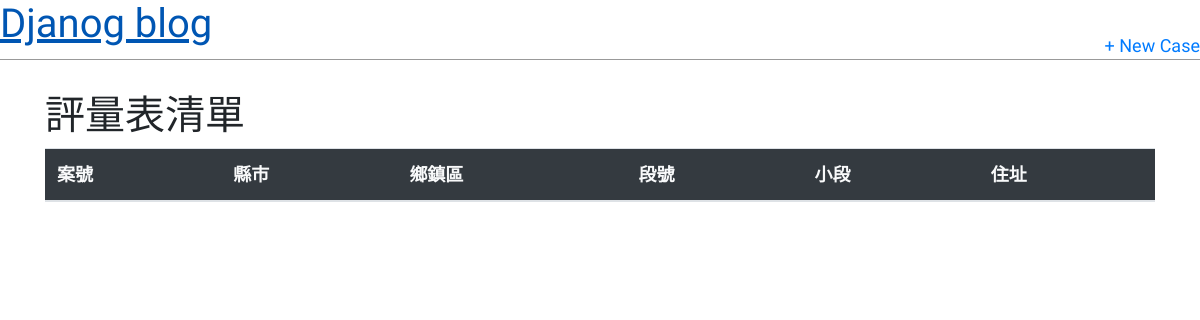
The app's page /, older data.
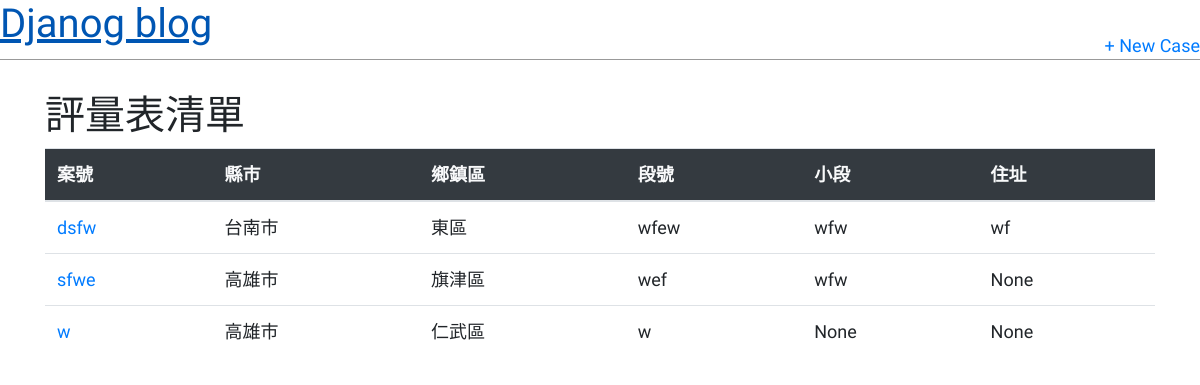
The same page, newer data.
### case/models.py (models this page shows, shortened)
class Case(models.Model):
	case_number = models.CharField(u'案號',max_length=100)
	country = models.ForeignKey(Country, on_delete=models.SET_NULL, null=True, verbose_name="縣市")
	township = models.ForeignKey(Township, on_delete=models.SET_NULL, null=True, verbose_name="鄉鎮區")
	big_section = models.CharField(u'段號',max_length=100,blank=True,null=True)
	small_section = models.CharField(u'小段',max_length=100,blank=True,null=True)
	other_address = models.CharField(u'住址',max_length=100,blank=True,null=True)

class Country(models.Model):
	name = models.CharField(verbose_name="縣市", max_length=50)
	def __str__(self):
		return self.name

class Township(models.Model):
	name = models.CharField(verbose_name="鄉鎮區", max_length=50)
	country = models.ForeignKey(Country, on_delete=models.CASCADE, verbose_name="縣市")
	def __str__(self):
		return self.name

### case/views.py (the view)
# urls.py: path('', CaseListView.as_view(), name='home'),
class CaseListView(ListView):
	model = Case
	template_name="case/case_list.html"

### templates/case/case_list.html
{% extends "../base.html" %}
{% block content %}
	<h1>評量表清單</h1>
	<table class="table">
		<thead class="bg-dark text-light">
			<tr>
				<th>案號</th>
				<th>縣市</th>
				<th>鄉鎮區</th>
				<th>段號</th>
				<th>小段</th>
				<th>住址</th>
			</tr>
		</thead>
		<tbody>
			{% for obj in object_list %}
				<tr>
					<td><a href="{% url 'case_detail' obj.pk %}">{{ obj.case_number }}</a></td>
					<td>{{ obj.country }}</td>
					<td>{{ obj.township }}</td>
					<td>{{ obj.big_section }}</td>
					<td>{{ obj.small_section }}</td>
					<td>{{ obj.other_address }}</td>
				</tr>
			{% endfor %}
		</tbody>
	</table>
{% endblock content %}

### templates/base.html (shortened to what this page needs)
{% load static %}
<!DOCTYPE html>
<html lang="en">
<head>
    <link rel="stylesheet" type="text/css" href="{% static 'css/bootstrap-4.5.0.min.css' %}">
    <link rel="stylesheet" type="text/css" href="{% static 'css/fontawesome-5.13.0-all.css' %}">
    <link rel="stylesheet" type="text/css" href="{% static 'css/base.css' %}">
</head>
<body>
    <header>
        <div class="nav-left">
            <h1><a href="/">Djanog blog</a></h1>
        </div>
        <div class="nav-right">
            <a href="{% url 'case_new' %}">+ New Case</a>
        </div>
    </header>
    <div class="container">
        {% block content %}
        {% endblock content %}
    </div>
</body>
</html>

### static/css/base.css (style rules this page uses)
body { font-family: 'Source Sans Pro', sans-serif; font-size: 18px; }
header { border-bottom: 1px solid #999; margin-bottom: 2rem; display: flex; }
header h1 a { color: red; text-decoration: none; }
.nav-left { margin-right: auto; }
.nav-right { display: flex; padding-top: 2rem; }

Row changes from the older to the newer data that the page shows:
added Case: case_number "dsfw", country "台南市", township "東區", big_section "wfew", small_section "wfw", other_address "wf"
added Case: case_number "sfwe", country "高雄市", township "旗津區", big_section "wef", small_section "wfw", other_address "None"
added Case: case_number "w", country "高雄市", township "仁武區", big_section "w", small_section "None", other_address "None"
